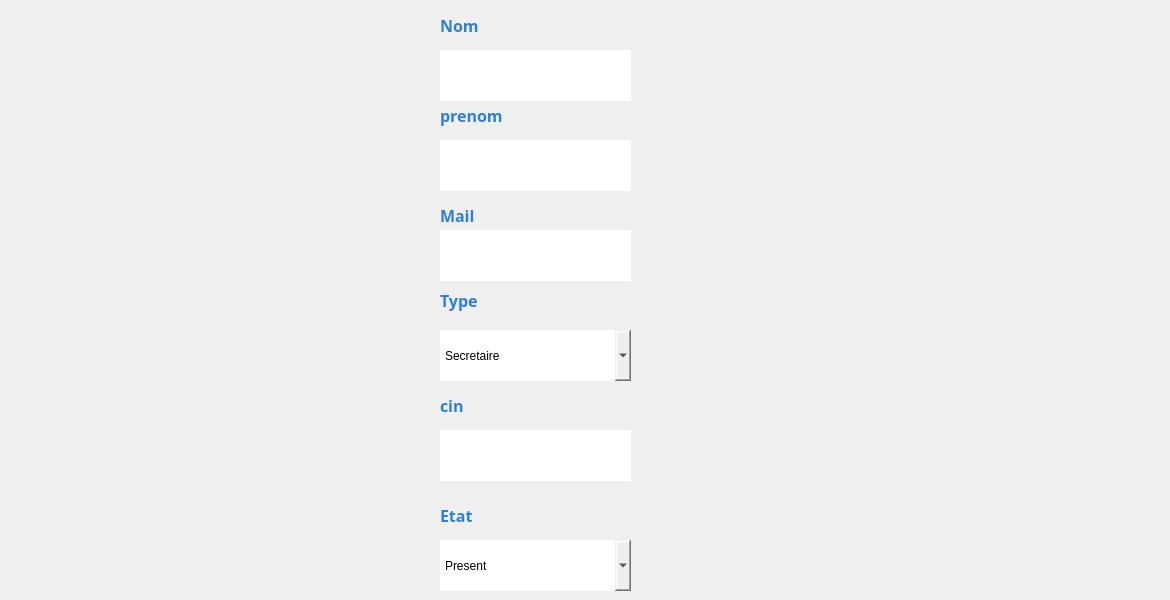
    <widget class="QWidget" name="AJ_employe">
     <property name="styleSheet">
      <string notr="true">#AJ_employe {
background-color: transparent;
border-image: url(:back2.jpg);
background: none;
border: none;
background-repeat: none;
}
</string>
     </property>
     <widget class="QPushButton" name="pushButton_Annuler_AJ">
      <property name="geometry">
       <rect>
        <x>900</x>
        <y>530</y>
        <width>191</width>
        <height>51</height>
       </rect>
      </property>
      <property name="styleSheet">
       <string notr="true">#pushButton_Annuler_AJ {
background-color: transparent;
border-image: url(:Annuler.png);
background: none;
border: none;
background-repeat: none;
}</string>
      </property>
      <property name="text">
       <string/>
      </property>
     </widget>
     <widget class="QPushButton" name="pushButton_Close_Em_AJ">
      <property name="geometry">
       <rect>
        <x>1130</x>
        <y>10</y>
        <width>31</width>
        <height>31</height>
       </rect>
      </property>
      <property name="styleSheet">
       <string notr="true">#pushButton_Close_Em_AJ{
background-color: transparent;
border-image: url(:close.png);
background: none;
border: none;
background-repeat: none;
}
</string>
      </property>
      <property name="text">
       <string/>
      </property>
     </widget>
     <widget class="QLabel" name="label_41">
      <property name="geometry">
       <rect>
        <x>440</x>
        <y>100</y>
        <width>181</width>
        <height>31</height>
       </rect>
      </property>
      <property name="font">
       <font>
        <family>Segoe Print</family>
       </font>
      </property>
      <property name="text">
       <string>&lt;html&gt;&lt;head/&gt;&lt;body&gt;&lt;p&gt;&lt;span style=&quot; font-size:12pt; font-weight:600; color:#2d80d9;&quot;&gt;prenom&lt;/span&gt;&lt;/p&gt;&lt;/body&gt;&lt;/html&gt;</string>
      </property>
     </widget>
     <widget class="QLineEdit" name="lineEdit_prenom_employe_AJ">
      <property name="geometry">
       <rect>
        <x>440</x>
        <y>140</y>
        <width>191</width>
        <height>51</height>
       </rect>
      </property>
      <property name="styleSheet">
       <string notr="true">#lineEdit_prenom_employe_AJ {
background-color: transparent;
border-image: url(:champs.png);
background: none;
border: none;
background-repeat: none;
}

</string>
      </property>
     </widget>
     <widget class="QLabel" name="label_42">
      <property name="geometry">
       <rect>
        <x>440</x>
        <y>190</y>
        <width>181</width>
        <height>51</height>
       </rect>
      </property>
      <property name="font">
       <font>
        <family>Segoe Print</family>
       </font>
      </property>
      <property name="text">
       <string>&lt;html&gt;&lt;head/&gt;&lt;body&gt;&lt;p&gt;&lt;span style=&quot; font-size:12pt; font-weight:600; color:#2d80d9;&quot;&gt;Mail&lt;/span&gt;&lt;/p&gt;&lt;/body&gt;&lt;/html&gt;</string>
      </property>
     </widget>
     <widget class="QLineEdit" name="lineEdit_mail_employe_AJ">
      <property name="geometry">
       <rect>
        <x>440</x>
        <y>230</y>
        <width>191</width>
        <height>51</height>
       </rect>
      </property>
      <property name="styleSheet">
       <string notr="true">#lineEdit_mail_employe_AJ {
background-color: transparent;
border-image: url(:champs.png);
background: none;
border: none;
background-repeat: none;
}

</string>
      </property>
     </widget>
     <widget class="QLabel" name="label_43">
      <property name="geometry">
       <rect>
        <x>440</x>
        <y>280</y>
        <width>91</width>
        <height>41</height>
       </rect>
      </property>
      <property name="font">
       <font>
        <family>Segoe Print</family>
       </font>
      </property>
      <property name="text">
       <string>&lt;html&gt;&lt;head/&gt;&lt;body&gt;&lt;p&gt;&lt;span style=&quot; font-size:12pt; font-weight:600; color:#2d80d9;&quot;&gt;Type&lt;/span&gt;&lt;/p&gt;&lt;/body&gt;&lt;/html&gt;</string>
      </property>
     </widget>
     <widget class="QComboBox" name="comboBox_Type_employe_AJ">
      <property name="geometry">
       <rect>
        <x>440</x>
        <y>330</y>
        <width>191</width>
        <height>51</height>
       </rect>
      </property>
      <property name="styleSheet">
       <string notr="true">#comboBox_Type_employe_AJ {
background-color: transparent;
border-image: url(:champs.png);
background: none;
border: none;
background-repeat: none;
}

</string>
      </property>
      <item>
       <property name="text">
        <string>Secretaire</string>
       </property>
      </item>
      <item>
       <property name="text">
        <string>Agent</string>
       </property>
      </item>
     </widget>
     <widget class="QLabel" name="label_44">
      <property name="geometry">
       <rect>
        <x>440</x>
        <y>390</y>
        <width>141</width>
        <height>31</height>
       </rect>
      </property>
      <property name="font">
       <font>
        <family>Segoe Print</family>
       </font>
      </property>
      <property name="text">
       <string>&lt;html&gt;&lt;head/&gt;&lt;body&gt;&lt;p&gt;&lt;span style=&quot; font-size:12pt; font-weight:600; color:#2d80d9;&quot;&gt;cin&lt;/span&gt;&lt;/p&gt;&lt;/body&gt;&lt;/html&gt;</string>
      </property>
     </widget>
     <widget class="QLineEdit" name="lineEdit_cin_employe_AJ">
      <property name="geometry">
       <rect>
        <x>440</x>
        <y>430</y>
        <width>191</width>
        <height>51</height>
       </rect>
      </property>
      <property name="styleSheet">
       <string notr="true">#lineEdit_cin_employe_AJ {
background-color: transparent;
border-image: url(:champs.png);
background: none;
border: none;
background-repeat: none;
}
</string>
      </property>
      <property name="text">
       <string/>
      </property>
     </widget>
     <widget class="QPushButton" name="pushButton_Save_employe">
      <property name="geometry">
       <rect>
        <x>910</x>
        <y>470</y>
        <width>181</width>
        <height>51</height>
       </rect>
      </property>
      <property name="styleSheet">
       <string notr="true">#pushButton_Save_employe{
background-color: transparent;
border-image: url(:Enregistrer.png);
background: none;
border: none;
background-repeat: none;
}</string>
      </property>
      <property name="text">
       <string/>
      </property>
     </widget>
     <widget class="QLabel" name="label_45">
      <property name="geometry">
       <rect>
        <x>440</x>
        <y>500</y>
        <width>141</width>
        <height>31</height>
       </rect>
      </property>
      <property name="font">
       <font>
        <family>Segoe Print</family>
       </font>
      </property>
      <property name="text">
       <string>&lt;html&gt;&lt;head/&gt;&lt;body&gt;&lt;p&gt;&lt;span style=&quot; font-size:12pt; font-weight:600; color:#2d80d9;&quot;&gt;Etat&lt;/span&gt;&lt;/p&gt;&lt;/body&gt;&lt;/html&gt;</string>
      </property>
     </widget>
     <widget class="QComboBox" name="comboBox_etat_employe_AJ">
      <property name="geometry">
       <rect>
        <x>440</x>
        <y>540</y>
        <width>191</width>
        <height>51</height>
       </rect>
      </property>
      <property name="styleSheet">
       <string notr="true">#comboBox_etat_employe_AJ {
background-color: transparent;
border-image: url(:champs.png);
background: none;
border: none;
background-repeat: none;
}
</string>
      </property>
      <item>
       <property name="text">
        <string>Present</string>
       </property>
      </item>
      <item>
       <property name="text">
        <string>Absent</string>
       </property>
      </item>
     </widget>
     <widget class="QLineEdit" name="lineEdit_nom_employe_AJ">
      <property name="geometry">
       <rect>
        <x>440</x>
        <y>50</y>
        <width>191</width>
        <height>51</height>
       </rect>
      </property>
      <property name="styleSheet">
       <string notr="true">#lineEdit_nom_employe_AJ {
background-color: transparent;
border-image: url(:champs.png);
background: none;
border: none;
background-repeat: none;
}

</string>
      </property>
     </widget>
     <widget class="QLabel" name="label_54">
      <property name="geometry">
       <rect>
        <x>440</x>
        <y>10</y>
        <width>181</width>
        <height>31</height>
       </rect>
      </property>
      <property name="font">
       <font>
        <family>Segoe Print</family>
       </font>
      </property>
      <property name="text">
       <string>&lt;html&gt;&lt;head/&gt;&lt;body&gt;&lt;p&gt;&lt;span style=&quot; font-size:12pt; font-weight:600; color:#2d80d9;&quot;&gt;Nom&lt;/span&gt;&lt;/p&gt;&lt;/body&gt;&lt;/html&gt;</string>
      </property>
     </widget>
    </widget>
